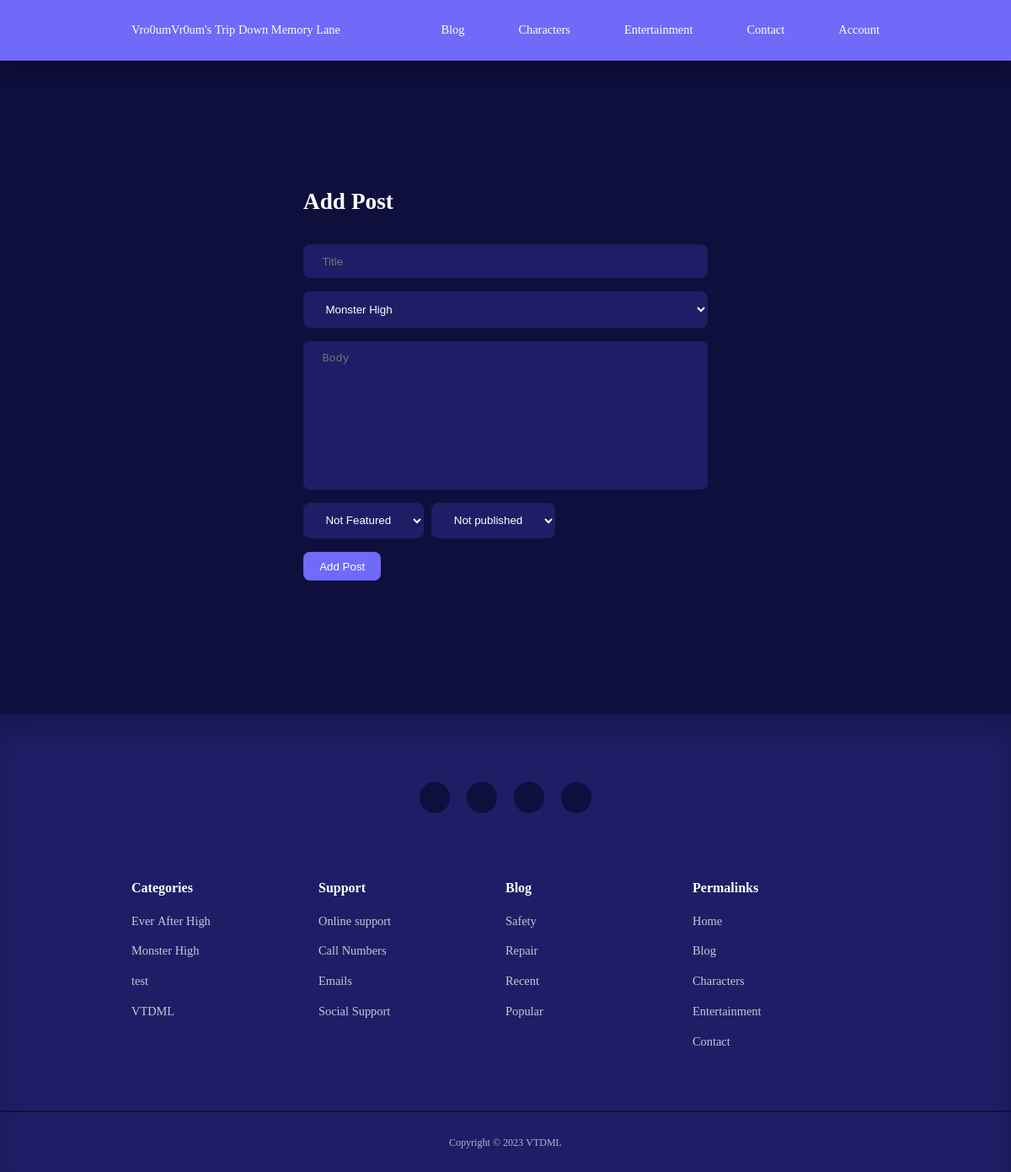
The page /VTDML/admin/post-add.php on the database its author committed.
### tables this page shows
CREATE TABLE `topics` (
  `id` int(11) NOT NULL,
  `name` varchar(255) NOT NULL,
  `slug` varchar(255) NOT NULL
);

### VTDML/admin/includes/admin_function.php (called while the page is built, shortened)
<?php
require_once('../includes/public_functions.php');
$ttop = 'topics';
$topics = selectAll($ttop);
?>

### VTDML/config.php (called while the page is built, shortened)
<?php
$connection = new mysqli("localhost", "root", "", "vtdml");
function selectAll($nameTable, $conditions = [])
{
    global $connection;
    $sql = "SELECT * FROM $nameTable";
    if (empty($conditions)) {
        $stmt = $connection->prepare($sql);
        $stmt->execute();
        $records = $stmt->get_result()->fetch_all(MYSQLI_ASSOC);
        return $records;
    }
}
?>

### VTDML/includes/public_functions.php (called while the page is built, shortened)
<?php
function getAllTopics()
{
    global $connection;
    $sql = "SELECT * FROM topics ORDER BY name";
    $result = mysqli_query($connection, $sql);
    $topics = mysqli_fetch_all($result, MYSQLI_ASSOC);
    return $topics;
}
?>

### VTDML/admin/post-add.php (the view, shortened to what this page needs)
<?php require_once('../config.php'); ?>
<?php require_once(ROOT_PATH . '/admin/includes/admin_function.php'); ?>
<?php require_once(ROOT_PATH . '/admin/includes/head_section.php') ?>
<?php include(ROOT_PATH . '/admin/includes/navbar.php'); ?>
<section class="form__section">
    <div class="container form__section-container">
        <form action="post-add.php" method="post">
            <h2>Add Post</h2>
            <input type="text" name="title" placeholder="Title">
            <select name="topic_id">
                <?php foreach ($topics as $key => $topics): ?>
                    <option value="<?php echo $topics['id'] ?>">
                        <?php echo $topics['name'] ?>
                    </option>
                <?php endforeach; ?>
            </select>
            <textarea rows="10" name="body" placeholder="Body"></textarea>
            <div class="form__control inline">
                <select name="featured">
                    <option value="0">Not Featured</option>
                </select>
                <select name="published">
                    <option value="0">Not published</option>
                </select>
            </div>
            <input type="submit" name="add-post" class="btn" value="Add Post">
        </form>
    </div>
</section>
<?php include(ROOT_PATH . '/admin/includes/footer.php'); ?>

### VTDML/admin/includes/footer.php
<?php $topics = getAllTopics(); ?>
<footer>
    <div class="footer__socials">
        <a href="#" target="_blank"><i class="ri-tumblr-line"></i></a>
        <a href="#" target="_blank"><i class="ri-instagram-line"></i></a>
        <a href="#" target="_blank"><i class="ri-messenger-line"></i></a>
        <a href="#" target="_blank"><i class="ri-facebook-line"></i></a>
    </div>
    <div class="container footer__container">
        <article>
            <h4>
                Categories
            </h4>
            <ul>
                <?php foreach ($topics as $topic): ?>
                    <li>
                        <a href="<?php echo '../filtered_posts.php?topic=' . $topic['id'] ?>">
                            <?php echo $topic['name']; ?>
                        </a>
                    </li>
                <?php endforeach ?>
            </ul>
        </article>
        <article>
            <h4>
                Support
            </h4>
            <ul>
                <li>
                    <a href="">Online support</a>
                </li>
                <li>
                    <a href="">Call Numbers</a>
                </li>
                <li>
                    <a href="">Emails</a>
                </li>
                <li>
                    <a href="">Social Support</a>
                </li>
            </ul>
        </article>
        <article>
            <h4>
                Blog
            </h4>
            <ul>
                <li>
                    <a href="">Safety</a>
                </li>
                <li>
                    <a href="">Repair</a>
                </li>
                <li>
                    <a href="">Recent</a>
                </li>
                <li>
                    <a href="">Popular</a>
                </li>
            </ul>
        </article>
        <article>
            <h4>
                Permalinks
            </h4>
            <ul>
                <li>
                    <a href="../index.php">Home</a>
                </li>
                <li>
                    <a href="../blog.php">Blog</a>
                </li>
                <li>
                    <a href="../characters.php">Characters</a>
                </li>
                <li>
                    <a href="../entertainment.php">Entertainment</a>
                </li>
                <li>
                    <a href="">Contact</a>
                </li>
            </ul>
        </article>
    </div>
    <div class="footer__copyright">
        <small>Copyright &copy; 2023 VTDML</small>
    </div>
</footer>
</body>
</html>

### VTDML/static/css/style.css (style rules this page uses)
:root { --color-primary: #6f6af8; --color-primary-light: hsl(242, 91%, 69%, 18%); --color-primary-variant: #5854c7; --color-red: #da0f3f; --color-red-light: hsl(346, 87%, 46%, 15%); --color-green: #00ca76; --color-green-light: hsl(156, 100%, 38%, 15%); --color-gray-900: #1e1e66; --color-gray-700: #2d2b7c; --color-gray-300: rgba(242, 242, 254, 0.3); --color-gray-200: #f2f2feb3; --color-white: #ffffff; --color-bg: #0f0f3e; --transition: all 300ms ease; --container-width-lg: 74%; --container-width-md: 88%; --form-width: 40%; --card-border-radius-1: 0.3rem; --card-border-radius-2: 0.5rem; --card-border-radius-3: 0.8rem; --card-border-radius-4: 2rem; --card-border-radius-5: 5rem; }
* { margin: 0; padding: 0; outline: 0; border: 0; appearance: 0; list-style: none; text-decoration: none; box-sizing: border-box; }
body { font-family: "Noto Serif Hebrew", serif; line-height: 1.6; color: var(--color-gray-200); overflow-x: hidden; background: var(--color-bg); font-size: 0.9rem; }
.container { width: var(--container-width-lg); max-width: 1800px; margin-inline: auto; }
section { margin-top: 3rem; width: 100vw; }
h1, h2, h3, h4, h5 { color: var(--color-white); line-height: 1.3; }
h2 { font-size: 1.7rem; margin: 1rem 0; }
h4 { font-size: 1rem; }
a { color: var(--color-white); transition: var(--transition); }
.btn { display: inline-block; width: fit-content; padding: 0.6rem 1.2rem; background: var(--color-primary); border-radius: var(--card-border-radius-2); transition: var(--transition); color: var(--color-white); }
.form__section { display: grid; place-items: center; height: 100vh; }
.form__section-container { width: var(--form-width); }
form { display: flex; flex-direction: column; gap: 1rem; }
.form__control { display: flex; flex-direction: column; gap: 0.6rem; }
.form__control.inline { flex-direction: row; align-items: center; }
input, textarea, select { padding: 0.8rem 1.4rem; background: var(--color-gray-900); border-radius: var(--card-border-radius-2); resize: none; color: var(--color-white); }
footer { background: var(--color-gray-900); padding: 5rem 0 0; box-shadow: inset 0 1.5rem 1.5rem rgba(0, 0, 0, 0.2); }
.footer__socials { margin-inline: auto; width: fit-content; margin-bottom: 5rem; display: flex; justify-content: space-between; align-items: center; gap: 1.2rem; }
.footer__socials a { background: var(--color-bg); border-radius: 50%; width: 2.3rem; height: 2.3rem; display: flex; align-items: center; justify-content: center; }
.footer__container { display: grid; grid-template-columns: repeat(4, 1fr); }
footer h4 { color: var(--color-white); margin-bottom: 0.6rem; }
footer ul li { padding: 0.4rem 0; }
footer ul a { opacity: 0.75; }
.footer__copyright { text-align: center; padding: 1.5rem 0; border-top: 2px solid var(--color-bg); margin-top: 4rem; }

### rows shown on the page
topics: name "Ever After High"
topics: name "Monster High"
topics: name "test"
topics: name "VTDML"

### other values the page prints
form field topic_id "Monster High"
